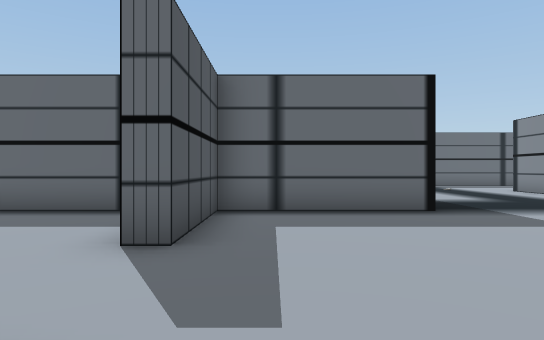
view 1 (above)

24 first-person views from a walk through a 3-D level made in the Unity game engine. The camera is 1.5 m above the floor, looks level and sees 75° across. The floor is counted in squares, 2 m on a side. Each view is taken from the middle of a square. On the plan, view 1 faces up. The plan holds only what a view shows up to about 11 squares ahead; the rest is blank. The place goes on beyond the plan.

view 2
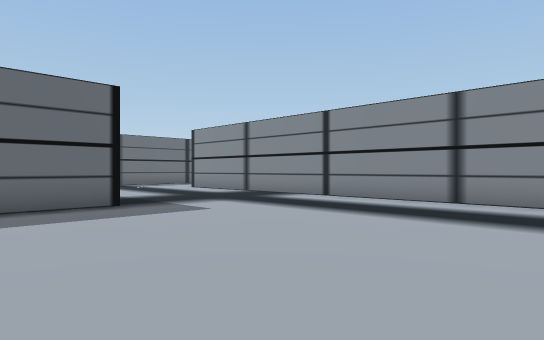

view 3
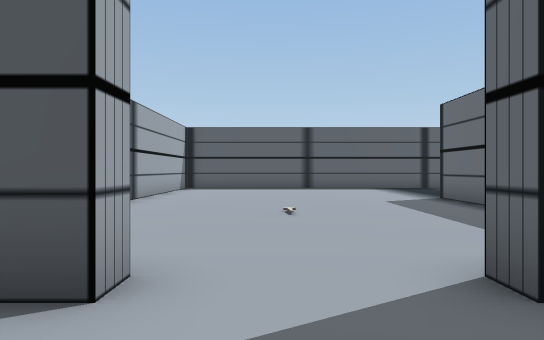

view 4
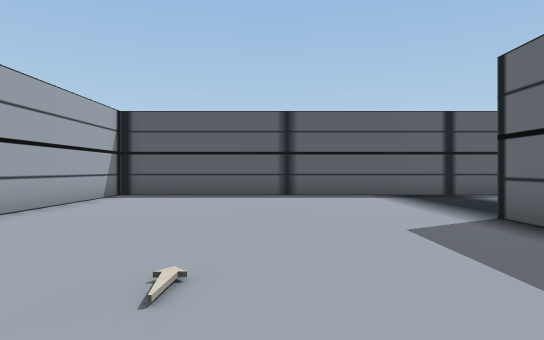

view 5
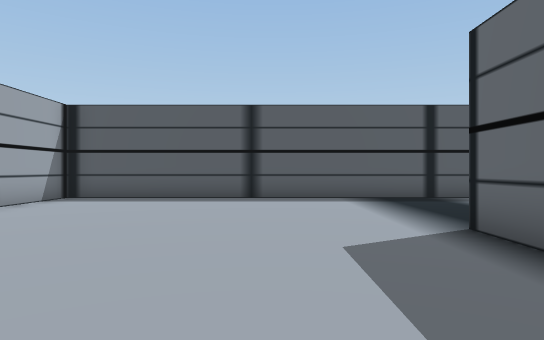

view 6
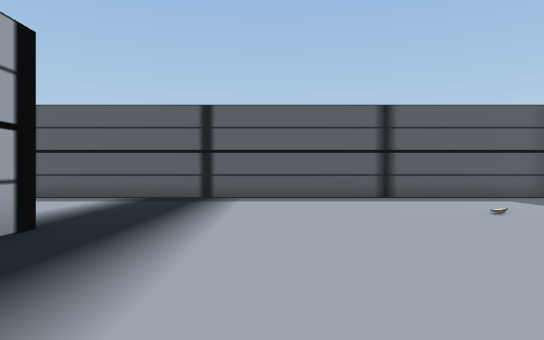

view 7
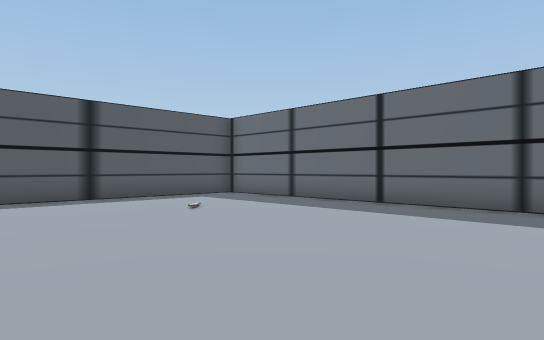

view 8
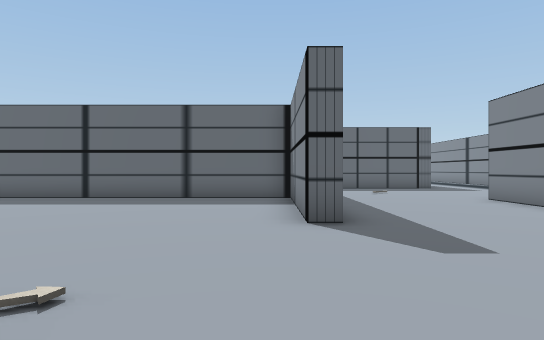

view 9
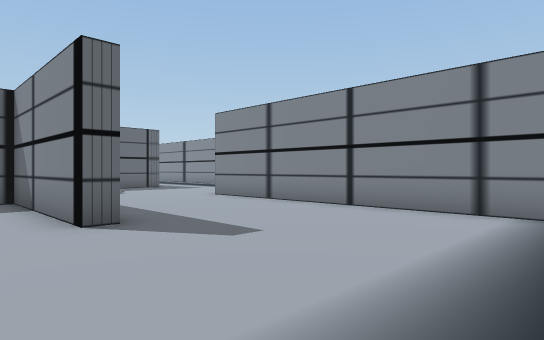

view 10
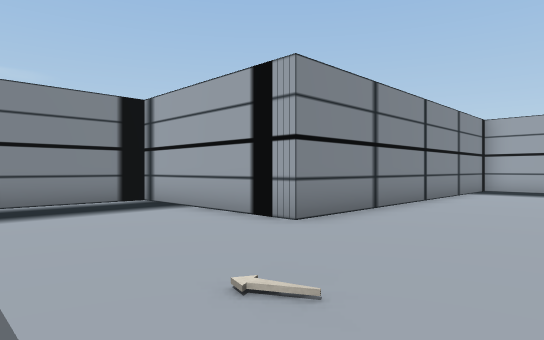

view 11
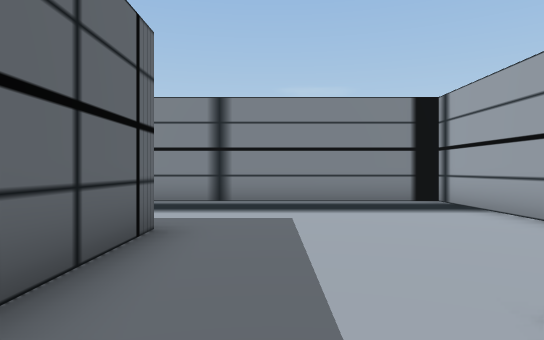

view 12
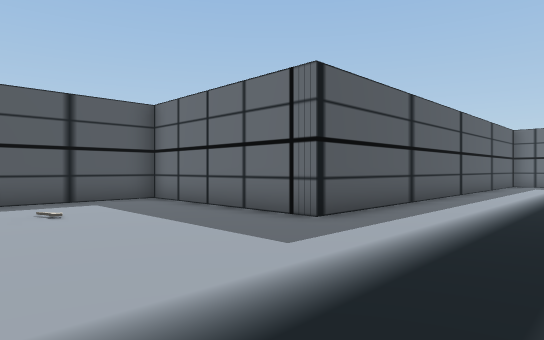

view 13
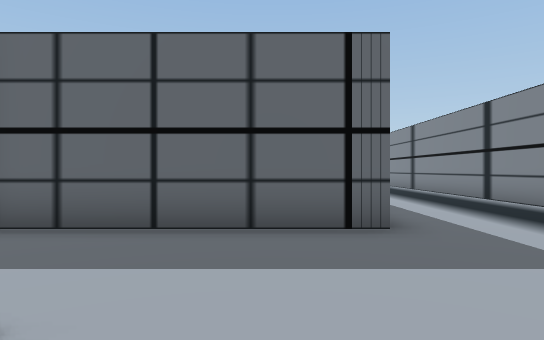

view 14
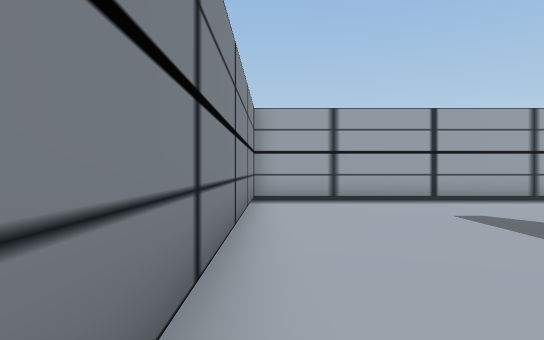

view 15
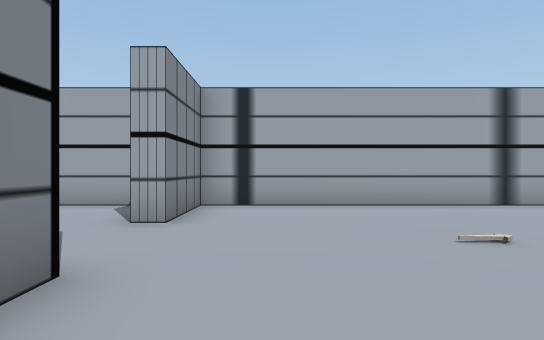

view 16
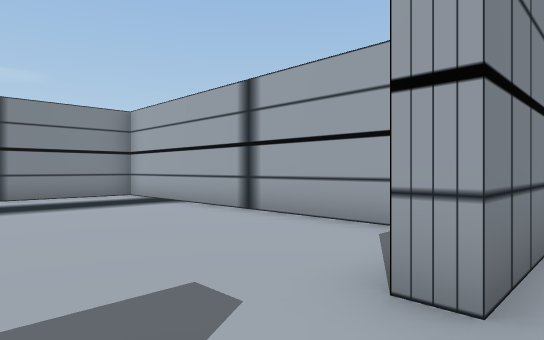

view 17
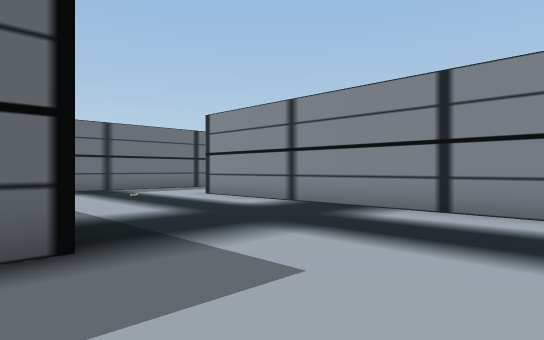

view 18
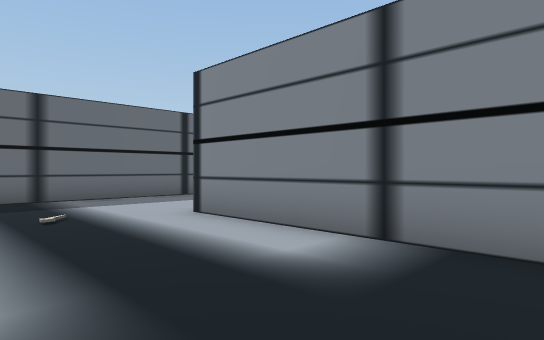

view 19
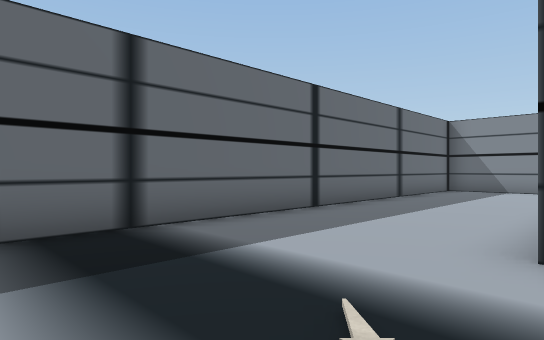

view 20
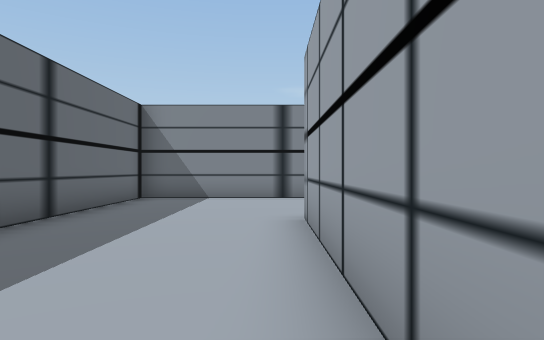

view 21
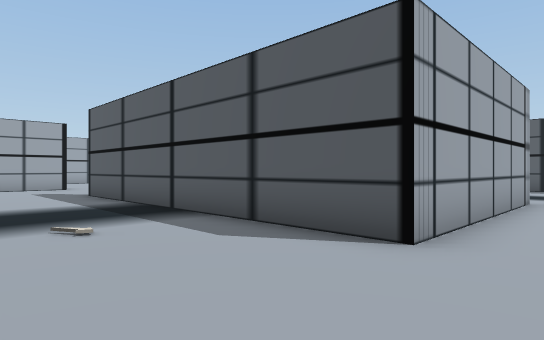

view 22
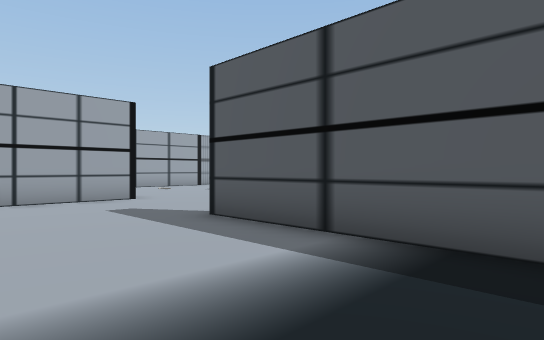

view 23
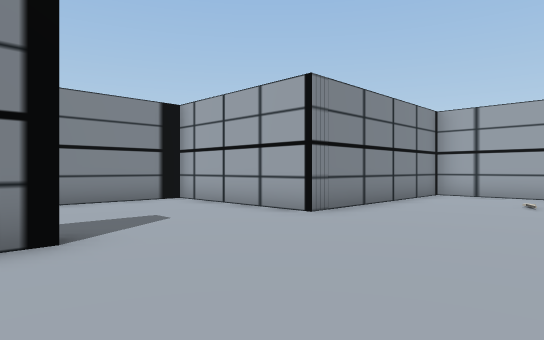

view 24
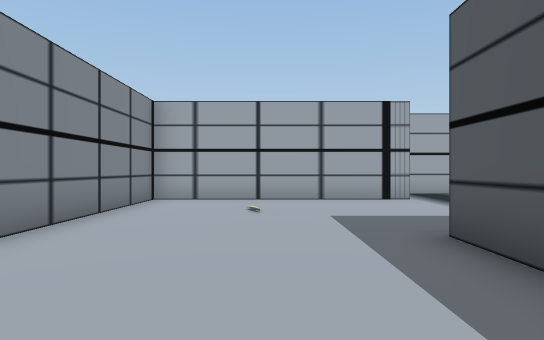

### Floor plan
Points are (right, up) in squares from view 1. A wall is a line through its corners. A room is listed if a view was taken in it or the views show most of it. See-through windows are left out.
Room 1 (views 1, 2, 3, 4, 5, 6, 7, 8, 9, 10, 11, 12, 13, 14, 15, 16, 17, 18, 19, 20, 21, 22, 23, 24)
walls: (-2.8, 6.5) (-5, 6.5); (-2, 13) (-2.5, 13); (-2.5, 13.2) (-2.5, 17.5) (-12.1, 17.5); (-5.8, 7) (2.5, 7) (2.5, 17) (7.5, 17) (7.5, 28.5); (-6.5, 6.5) (-8.5, 6.5); (3, 6.5) (-1, 6.5); (-8.5, 7) (-7.9, 7); (-13.5, 17.4) (-13.5, -1.5) (8.5, -1.5) (8.5, 12.5) (14.5, 12.5) (14.5, 3); (9, -0.5) (9, -2); (8, -7) (14, -7) (14, -1) (18.5, -1) (18.5, 0.1); (3.5, 28.5) (3.5, 22.5) (-2, 22.5) (-2, 19.1); (18.5, 15.9) (18.5, 16.5) (5.5, 16.5)
objects: other object (-1, -1) to (-1, 1); other object (-1, 4) to (-1, 6)

Positions as (right, up) in squares from view 1, and headings:
1: (0, 0), facing up
2: (0, -1), facing up-right
3: (1, 2), facing left
4: (-3, 3), facing left
5: (-4, 4), facing left
6: (-4, 10), facing left
7: (-4, 10), facing up-left
8: (-3, 8), facing up
9: (-4, 8), facing up-right
10: (-1, 21), facing down-right
11: (-1, 21), facing right
12: (7, 18), facing up-left
13: (2, 18), facing up
14: (2, 17), facing down
15: (-3, 6), facing down
16: (-2, 3), facing down-right
17: (2, 3), facing up-right
18: (5, 7), facing up-right
19: (5, 12), facing up-right
20: (9, 13), facing right
21: (18, 14), facing down-left
22: (18, 8), facing down-left
23: (10, 4), facing down-right
24: (11, 2), facing down
